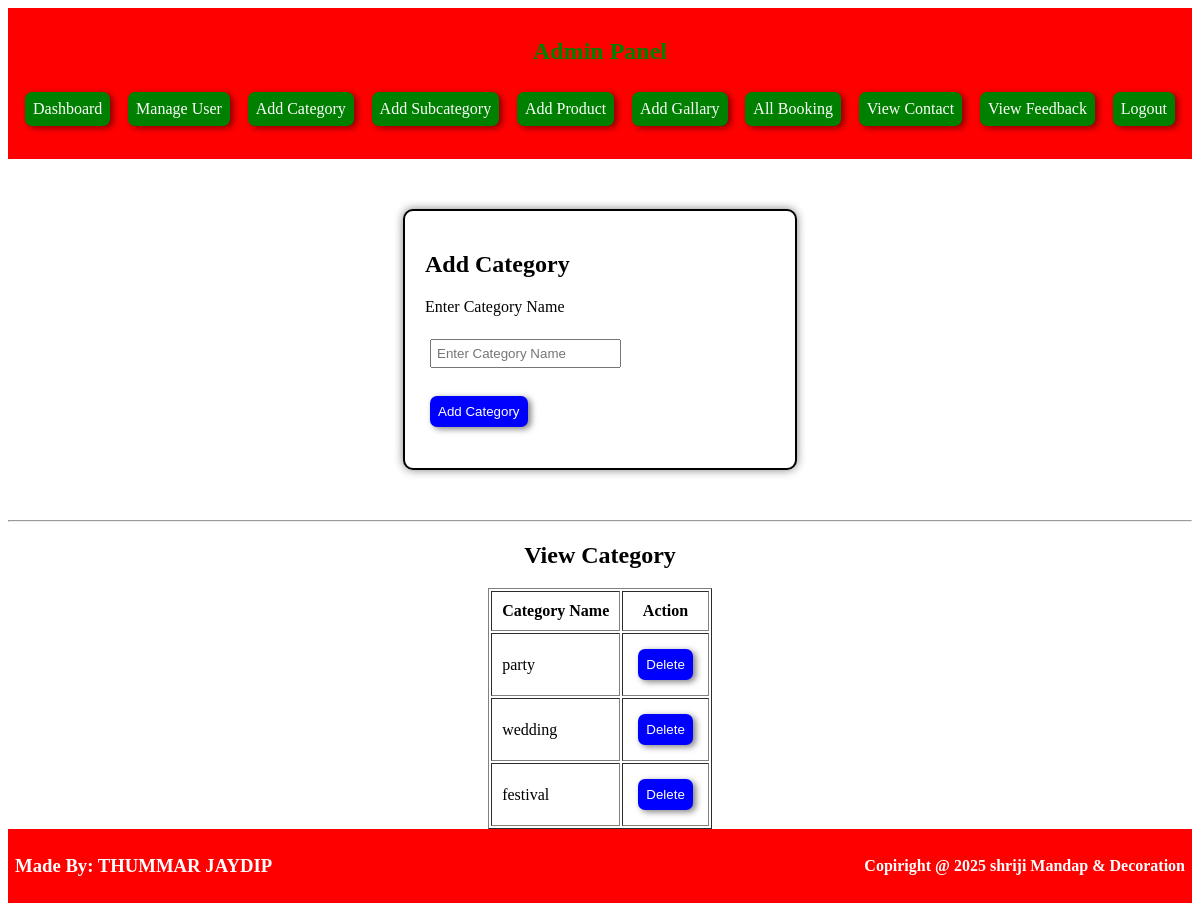
Screenshot of /admin/php/addcategory.php (signed in) with the database file from the repository.
### tables this page shows
CREATE TABLE `category` (
  `id` int(11) NOT NULL,
  `category_name` varchar(30) NOT NULL
);

### admin/php/addcategory.php (the view, shortened to what this page needs)
<?php
if(isset($_SESSION['admin']))
{
    include 'header.php';
    include 'dbconnection.php';
    ?>
    <div class="category-box">
        <h2>Add Category</h2>
        <form action="" method="post">
            <label>Enter Category Name</label><br><br>
            <input type="text" name="category" placeholder="Enter Category Name" class="box" required><br><br>
            <button type="submit" class="btn" name="submit">Add Category</button>
        </form>
    </div>
    <hr>
    <h2 style="text-align:center">View Category</h2>
    <div style="justify-content:center; display:flex;">
    <?php
        $rem = mysqli_query($con, "SELECT * FROM category");
        echo "<table border='1' cellpadding='10' width:500px;>";
        echo "<tr>
            <th>Category Name</th>
            <th>Action</th>
        </tr>";
        while ($row = mysqli_fetch_assoc($rem))
        {
            echo "<tr>";
            echo "<td>".$row['category_name']."</td>";
            echo "<td>
                <button class='add'><a href='delete_category.php?id=".$row['id']."'
                onclick=\"return confirm('Are you sure ?')\">Delete</a></button>
            </td>";
            echo "</tr>";
        }
        echo "</table>";
    ?>
   </div>
<?php
    include 'footer.php';
    }
    else
    {
        header("Location:index.php");
    }
?>

### admin/php/addcategory.php (style rules this page uses)
.category-box { width: 350px; margin: 50px auto; border: 2px solid black; padding: 20px; border-radius: 10px; box-shadow:0 0 10px gray; background-color: #fff; }
.box { padding: 5px; margin: 5px; }
.btn { padding: 8px; margin: 5px; background-color: blue; color: white; border-radius: 7px; border: none; box-shadow:3px 2px 6px rgba(8, 1, 1, 0.5); }
.add { padding: 8px; margin: 5px; background-color: blue; color: white; border-radius: 7px; border: none; box-shadow:3px 2px 6px rgba(8, 1, 1, 0.5); }
.add a { color: white; text-decoration:none; }

### rows the page displays
category: category_name "party"
category: category_name "wedding"
category: category_name "festival"
